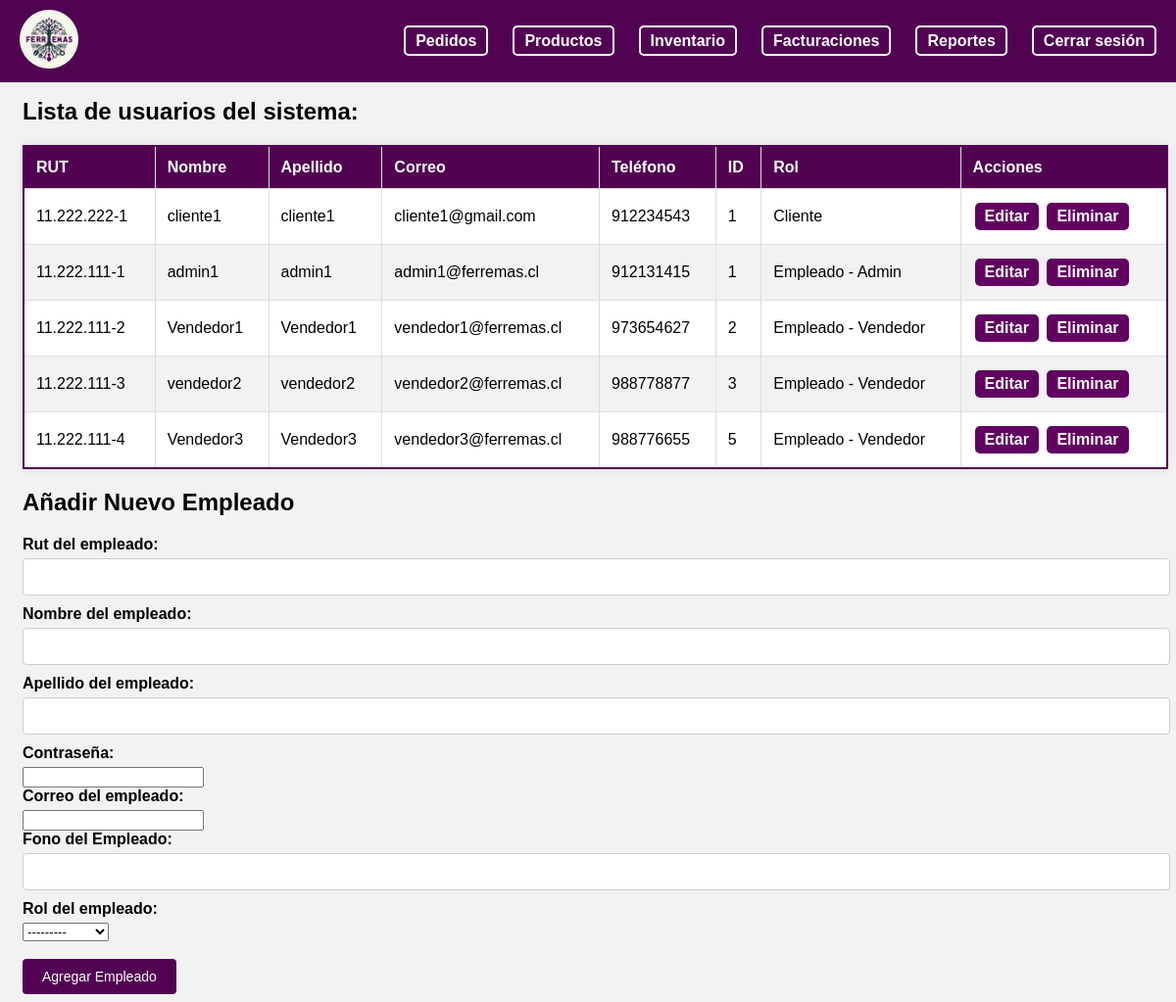
Page /adm_usuarios/ (signed in) on the earlier database version.
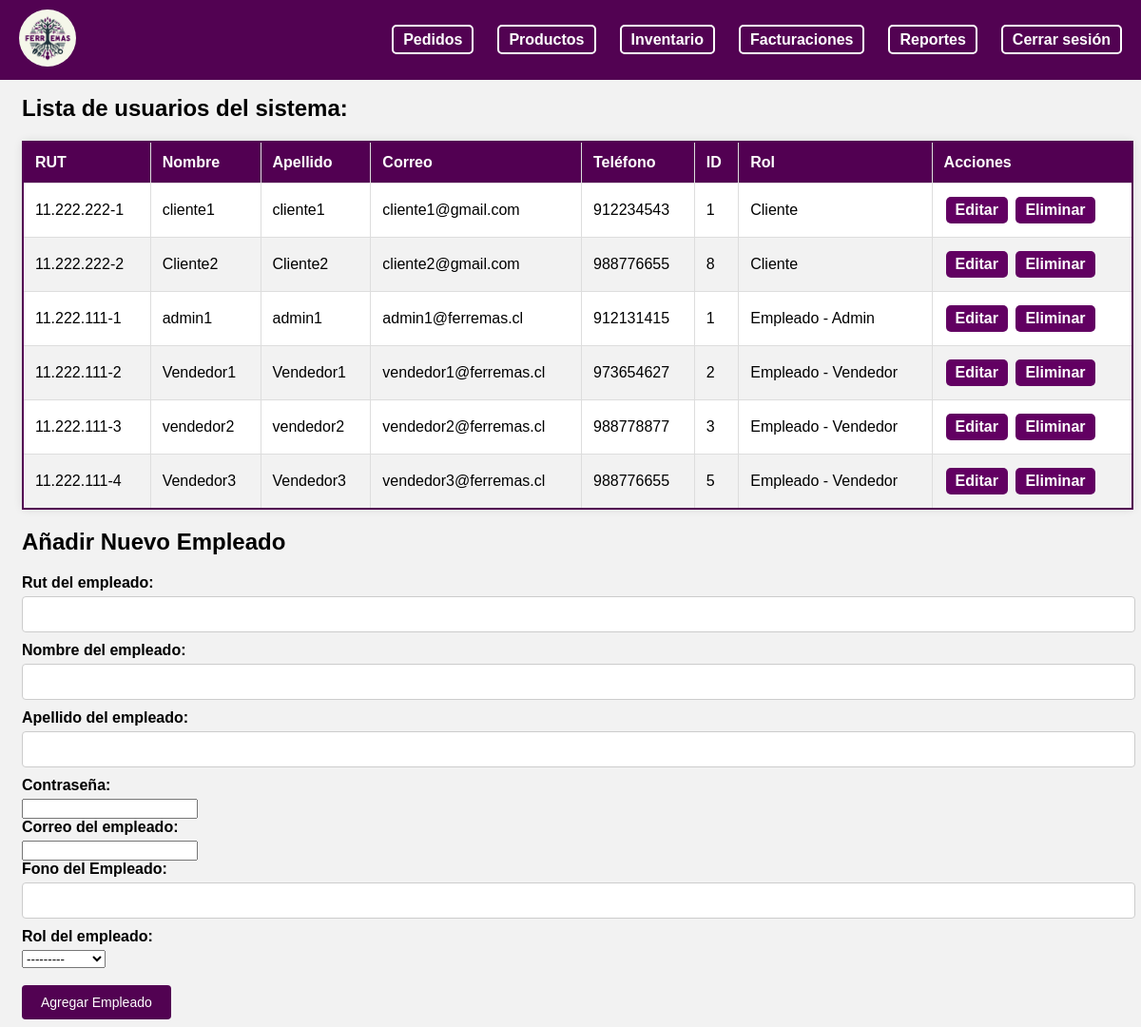
Same page on the later database version.
### myapp/models.py (models this page shows, shortened)
class Cliente(models.Model):
    cli_id = models.AutoField(primary_key=True)
    cli_rut= models.CharField(max_length=12, null=False, unique=True)
    cli_name = models.CharField(max_length=15, null=False)
    cli_lastname = models.CharField(max_length=20, null=False)
    cli_password = models.CharField(max_length=20, null=False)
    cli_mail = models.EmailField(null=False)
    cli_fono = models.IntegerField(null=False)
    rol = models.ForeignKey(Rol, on_delete=models.CASCADE)

class Rol(models.Model):
    rol_id = models.CharField(max_length=3, primary_key=True)
    rol_description = models.CharField(max_length=12)
    def __str__(self):
        return self.rol_description

class Empleado(models.Model):
    emp_id = models.AutoField(primary_key=True)
    emp_rut= models.CharField(max_length=12, null=False, unique=True)
    emp_name = models.CharField(max_length=15, null=False)
    emp_lastname = models.CharField(max_length=20, null=False)
    emp_password = models.CharField(max_length=20, null=False)
    emp_mail = models.EmailField(null=False)
    emp_fono = models.IntegerField(null=False)
    rol = models.ForeignKey(Rol, on_delete=models.CASCADE)
    def __str__(self):
        return self.rol.rol_id +' - '+ self.emp_name +' '+ self.emp_lastname

### myapp/views.py (the view)
# urls.py: path('adm_usuarios/', views.adm_usuarios, name='adm_usuarios'),
def adm_usuarios(request):
    user_id = request.session.get('user_id')
    if not user_id:
        return redirect('home')
    try:
        empleado = Empleado.objects.get(emp_id=request.session['user_id'])
        print("Empleado ID from session:", request.session.get('user_id'))
        print("Empleado Profile for current user:", empleado)
    except Empleado.DoesNotExist:
        return JsonResponse({'error': 'Empleado no encontrado'})
    clientes = Cliente.objects.all()
    empleados = Empleado.objects.all()
    if request.method == 'POST':
        form = EmpleadoForm(request.POST, request.FILES)
        if form.is_valid():
            form.save()
            messages.success(request, 'Empleado añadido correctamente.')
            return redirect('adm_usuarios')
    else:
        form = EmpleadoForm()
    return render(request, 'empleado/admin/adm_usuarios.html', {'empleado': empleado, 'clientes': clientes, 'empleados': empleados, 'form': form})

### myapp/forms.py
class EmpleadoForm(forms.ModelForm):
    class Meta:
        model = Empleado
        fields = ['emp_rut', 'emp_name', 'emp_lastname', 'emp_password', 'emp_mail', 'emp_fono', 'rol']
        labels = {
            'emp_rut': 'Rut del empleado',
            'emp_name': 'Nombre del empleado',
            'emp_lastname': 'Apellido del empleado',
            'emp_password': 'Contraseña',
            'emp_mail': 'Correo del empleado',
            'emp_fono': 'Fono del Empleado',
            'rol': 'Rol del empleado',
        }
        widgets = {
            'emp_rut': forms.TextInput(attrs={'class': 'form-control'}),
            'emp_name': forms.TextInput(attrs={'class': 'form-control'}),
            'emp_lastname': forms.TextInput(attrs={'class': 'form-control'}),
            'emp_password': forms.PasswordInput(attrs={'class': 'form-control'}),
            'emp_mail': forms.EmailInput(attrs={'class': 'form-control'}),
            'emp_fono': forms.NumberInput(attrs={'class': 'form-control'}),
            'rol': forms.Select(attrs={'class': 'form-control'}),
        }

### myapp/templates/empleado/admin/adm_usuarios.html (shortened to what the changed rows need)
{% load static %}
<!DOCTYPE html>
<html lang="en">
<head>
    <link rel="stylesheet" href="{% static '/styles/nav.css' %}" />
    <link rel="stylesheet" href="{% static '/styles/empleado/admin/adm_usuarios.css' %}" />
    <link rel="stylesheet" href="{% static '/styles/form.css' %}" />
</head>
<body>
    <div class="content" id="text1" style="margin-top: 100px; margin-left: 15px;">
        <h2>Lista de usuarios del sistema:</h2>
        <table class="user-table">
            <thead>
                <tr>
                    <th>RUT</th>
                    <th>Nombre</th>
                    <th>Apellido</th>
                    <th>Correo</th>
                    <th>Teléfono</th>
                    <th>ID</th>
                    <th>Rol</th>
                    <th>Acciones</th>
                </tr>
            </thead>
            <tbody>
                {% for cliente in clientes %}
                    <tr>
                        <td>{{ cliente.cli_rut }}</td>
                        <td>{{ cliente.cli_name }}</td>
                        <td>{{ cliente.cli_lastname }}</td>
                        <td>{{ cliente.cli_mail }}</td>
                        <td>{{ cliente.cli_fono }}</td>
                        <td>{{ cliente.cli_id }}</td>
                        <td>{{ cliente.rol }}</td>
                        <td>
                            <a href="{% url 'editar_cliente' cliente.cli_id %}">Editar</a>
                            <a href="{% url 'eliminar_cliente' cliente.cli_id %}">Eliminar</a>
                        </td>
                    </tr>
                {% endfor %}
                {% for emp in empleados %}
                    <tr>
                        <td>{{ emp.emp_rut }}</td>
                        <td>{{ emp.emp_name }}</td>
                        <td>{{ emp.emp_lastname }}</td>
                        <td>{{ emp.emp_mail }}</td>
                        <td>{{ emp.emp_fono }}</td>
                        <td>{{ emp.emp_id }}</td>
                        <td>Empleado - {{ emp.rol }}</td>
                        <td>
                            <a href="{% url 'editar_empleado' emp.emp_id %}">Editar</a>
                            <a href="{% url 'eliminar_empleado' emp.emp_id %}">Eliminar</a>
                        </td>
                    </tr>
                {% endfor %}
            </tbody>
        </table>
        <div>
        <h2> Añadir Nuevo Empleado</h2>
        </div>
    </div>
</body>
</html>

Differences in the rows shown:
added Cliente: cli_rut "11.222.222-2", cli_name "Cliente2", cli_lastname "Cliente2", cli_mail "cliente2@gmail.com", cli_fono "988776655", cli_id "8", rol "Cliente"
